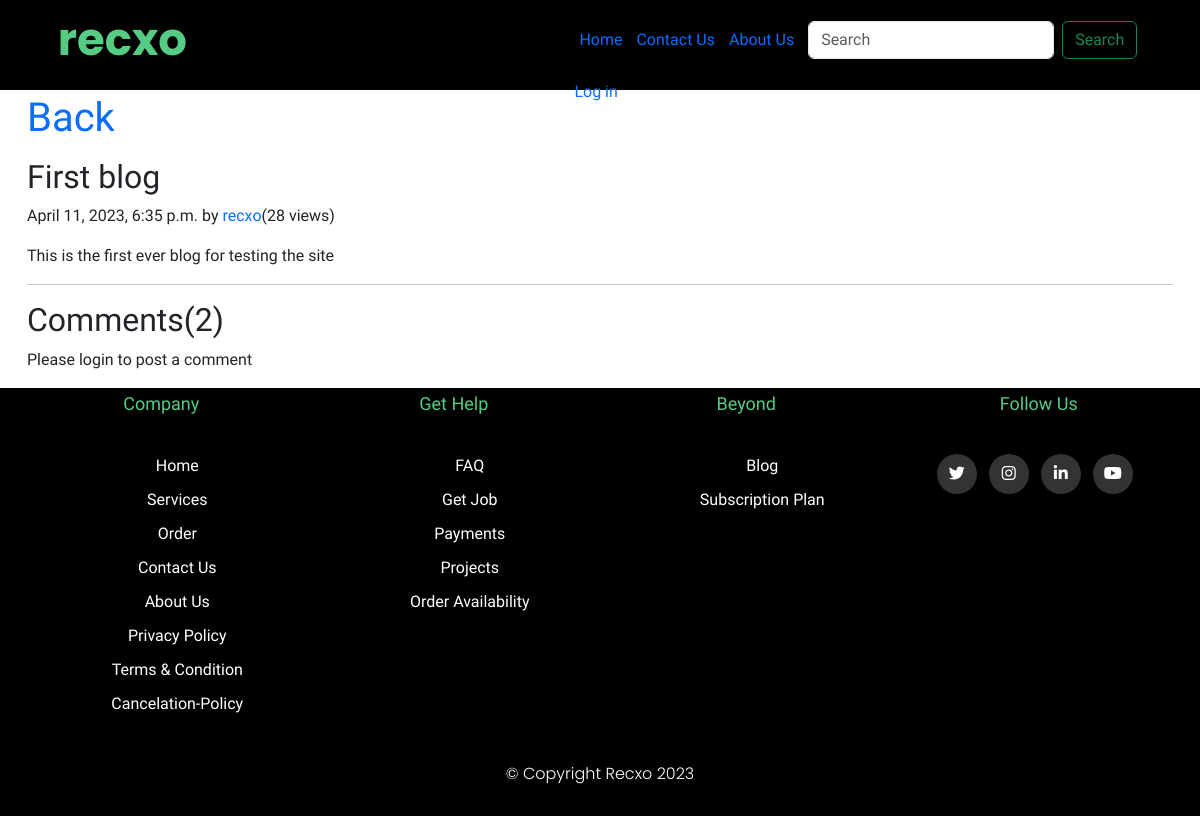
/blog/first-blog/, run on the app's committed database.
### Blog/models.py (models this page shows, shortened)
class Post(models.Model):
    sno = models.AutoField(primary_key=True)
    title = models.CharField(max_length=200)
    content = models.TextField()
    author = models.CharField(max_length=13)
    slug = models.CharField(max_length=130)
    views= models.IntegerField(default=0)
    timestamp = models.DateTimeField(blank=True)

### Blog/views.py (the view)
# urls.py: path('<str:slug>/', views.blogPost,name='blogPost'),
def blogPost(request, slug):
    post = Post.objects.filter(slug=slug).first()
    post.views= post.views+1
    post.save()
    comments = BlogComment.objects.filter(post=post,parent=None)
    replies= BlogComment.objects.filter(post=post).exclude(parent=None)
    replyDict={}
    for reply in replies:
        if reply.sno not in replyDict.keys():
            replyDict[reply.parent.sno]=[reply]
        else:
            replyDict[reply.parent.sno].append(reply)
    context = {'post': post, 'comments': comments,'user':request.user,'replyDict':replyDict}
    return render(request, 'blog/blogPost.html', context)

### templates/blog/blogPost.html (shortened to what this page needs)
{% extends 'blog_base.html' %} {% block title %} BlogPost-icoder{%endblock title %} {% block blogactive %}active{% endblock blogactive %} {% block body %}
{%load humanize %} {% load extras %} {% load static %}
<div class="container my-1">
  <h1>
    <a href="/blog">Back</a>
  </h1>
</div>
<div class="container my-3">
  <h2 class="blog-post-title">{{post.title}}</h2>
  <p class="blog-post-meta">
    {{post.timestamp}} by <a href="#">{{post.author}}</a>(<span>{{post.views}} views</span>)
  </p>
  <p>{{post.content|safe}}</p>
  <hr />
</div>
<div class="container">
  <h2>Comments({{comments.count}})</h2>
  {% if user.is_anonymous %}
  <p>Please login to post a comment</p>
  {% endif %}
</div>
{% endblock body %}

### static/css/base.css (style rules this page uses)
* { margin: 0; padding: 0; text-decoration: none; list-style: none; box-sizing: border-box; }
body { font-family: 'Oxygen', sans-serif; }
body a { text-decoration: none; }
.container { max-width: 1170px; margin: auto; }

### data on the page
Post: title "First blog", timestamp "April 11, 2023, 6:35 p.m.", author "recxo", views "28", content "This is the first ever blog for testing the site"

### other printed values
{{ comments.count }} "2"
